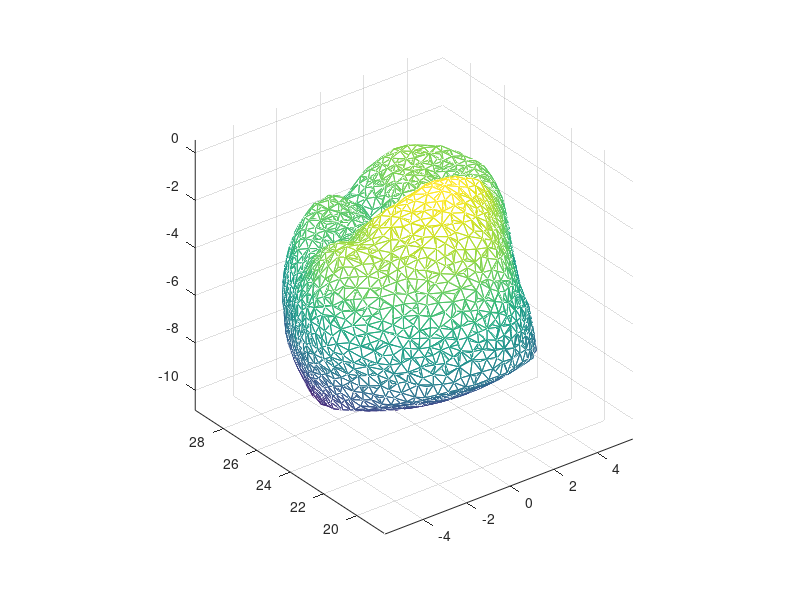

MATLAB code for this plot: (Note: this script raises an error after producing the figure.)
clear;clc
% save  data1.txt  vertices -ascii 
% mvertices = load('C:\Users\Husen_Li\Desktop\studyFile\CPP\Project1\out.txt');
vertices = load('vertices_Mutual.txt');
faces = load('faces_Mutual.txt');
trimesh(faces, vertices(:,1),vertices(:,2),vertices(:,3));axis equal;
CSP_idx = load('CSP_idx.txt');
max(CSP_idx)
min(CSP_idx)

vertices = vertices';
faces = faces';
obj_write('myobjm2.obj',vertices,faces);